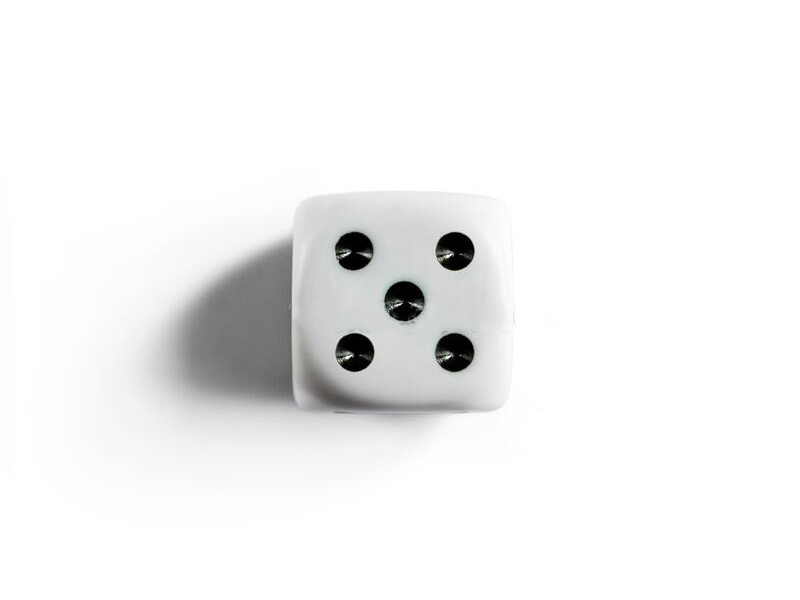
#> input picture DiceResearch/dice2.png, 800 x 600 px, found by its file name
$ jupyter execute dicerecognition.ipynb   (shell and % lines are left out)
#> lines starting #> are read from the running program, lines starting #| are printed output that depends on the picture; after the words box and inside, x2 and y2 are one past the last pixel; in counts of white or black regions, pixels touching at a corner belong together
# **Image Processing - Groep: Traffic**

### *Miguel, Sebbe en Samir*

**Bronnen**:

https://github.com/BenyaminZojaji/Dice-Recognition/blob/main/dice_recognition.ipynb

https://docs.opencv.org/4.x/dd/d1a/group__imgproc__feature.html#ga04723e007ed888ddf11d9ba04e2232de

https://docs.opencv.org/4.x/dd/d1a/group__imgproc__feature.html#ga47849c3be0d0406ad3ca45db65a25d2d

<br>

**Extra informatie - Word document:**

https://hogeschoolpxl-my.sharepoint.com/:w:/g/personal/12100407_student_pxl_be/EetU3HRKMhVGloBa1NJMx1oB-EbDLSCNoqkjaIxLAqzcpg?e=mWOEN8

## Importeer libraries

[cell 1]
import cv2
import numpy as np
import matplotlib.pyplot as plt

## Verzamel Afbeeldingen

Al deze afbeeldingen zijn ontwatermerkt en verschaald naar 800x600.

## Dice 2

[cell 2]
# Afbeelding inlezen
img2 = cv2.imread('dice2.png')
#> img2 is the input picture: shape (600, 800, 3); mean B, G, R 242.2, 242.3, 242.1

# CV2 leest standaard afbeeldingen in BGR in, vandaar de conversie naar RGB
rgb_img2 = cv2.cvtColor(img2, cv2.COLOR_BGR2RGB)

# Ook verwacht matplotlib rgb image ipv bgr voor kleur foto's
plt.imshow(rgb_img2)
plt.show()

# Histogram
histSize = 256
histRange = (0, 256)

bgr_planes = cv2.split(img2)
b_hist = cv2.calcHist(bgr_planes, [0], None, [histSize], histRange, accumulate=False)
#> b_hist = 256 values, max 330488 at index 255, min 9 at index 76, mean 1875
g_hist = cv2.calcHist(bgr_planes, [1], None, [histSize], histRange, accumulate=False)
#> g_hist = 256 values, max 330775 at index 255, min 4 at index 73, mean 1875
r_hist = cv2.calcHist(bgr_planes, [2], None, [histSize], histRange, accumulate=False)
#> r_hist = 256 values, max 330063 at index 255, min 7 at index 70, mean 1875

hist_w = 512
hist_h = 400
bin_w = int(round( hist_w/histSize ))

cv2.normalize(b_hist, b_hist, alpha=0, beta=hist_h, norm_type=cv2.NORM_MINMAX)
cv2.normalize(g_hist, g_hist, alpha=0, beta=hist_h, norm_type=cv2.NORM_MINMAX)
cv2.normalize(r_hist, r_hist, alpha=0, beta=hist_h, norm_type=cv2.NORM_MINMAX)

histImage = np.zeros((hist_h, hist_w, 3), dtype=np.uint8)

for i in range(1, histSize):
    cv2.line(histImage, ( bin_w*(i-1), hist_h - int(b_hist[i-1]) ),
            ( bin_w*(i), hist_h - int(b_hist[i]) ),
            ( 255, 0, 0), thickness=2)
    cv2.line(histImage, ( bin_w*(i-1), hist_h - int(g_hist[i-1]) ),
            ( bin_w*(i), hist_h - int(g_hist[i]) ),
            ( 0, 255, 0), thickness=2)
    cv2.line(histImage, ( bin_w*(i-1), hist_h - int(r_hist[i-1]) ),
            ( bin_w*(i), hist_h - int(r_hist[i]) ),
            ( 0, 0, 255), thickness=2)

plt.imshow(histImage)
plt.show()

# Converteert de originele img afbeelding naar gray
# Waarom? 1 kanaal == simpeler & handig voor edge detection
gray_img = cv2.cvtColor(img2, cv2.COLOR_BGR2GRAY)

# cv2.Canny(afbeelding,lageTH, hogeTH, apertureSize = 3 recommended) zie bronnen
# afbeelding input is 8 bit nodig -> dus 1 kanaals gray_img
detected_edges = cv2.Canny(gray_img, 30, 100, apertureSize=3)
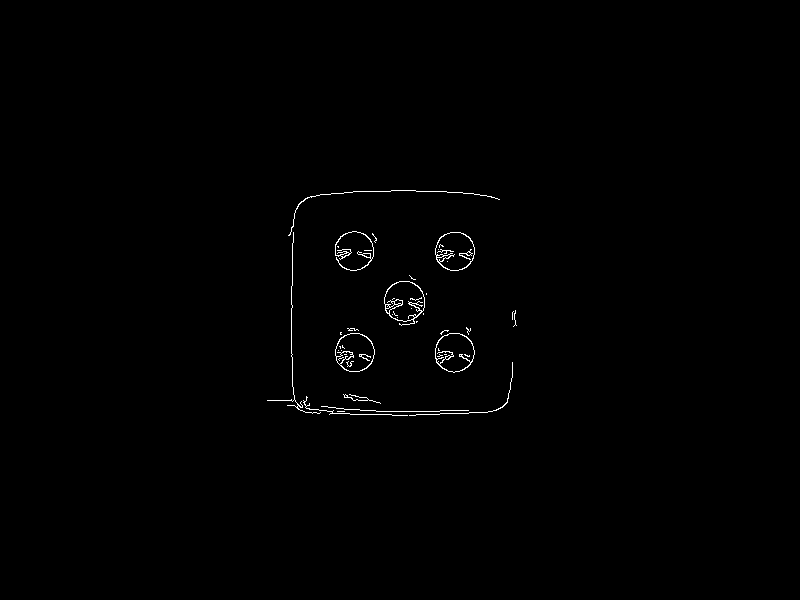
#> detected_edges: shape (600, 800); 0.51% white in thin lines or dots, all inside (x1, y1, x2, y2) = (267, 190, 517, 416)

# Zie uitleg van HoughCircles, helemaal onderaan
circles = cv2.HoughCircles(detected_edges, cv2.HOUGH_GRADIENT, 1, minDist=20,
                            param1=50, param2=25, minRadius=0, maxRadius=30)
#> circles = [[403.5, 300.5, 21], [454.5, 250.5, 18.5], [454.5, 351.5, 20.2], [353.5, 350.5, 19.4], [353.5, 250.5, 18.5]]

# Check if any circles were detected
if circles is not None:
    circles = np.round(circles[0, :]).astype("int")
#> circles = [[404, 300, 21], [454, 250, 18], [454, 352, 20], [354, 350, 19], [354, 250, 18]]
    print(circles)
#| [[404 300  21]
#|  [454 250  18]
#|  [454 352  20]
#> (further printed lines are left out)
    for (x, y, r) in circles:
        cv2.circle(rgb_img2, (x, y), r, (0, 255, 0), 4)
#> this loop made 5 passes
else:
    print("No circles were detected.")
    plt.imshow(detected_edges, cmap='gray')


for i in circles:
    # draw the outer circle
    cv2.circle(rgb_img2,(int(i[0]),int(i[1])),int(i[2]),(0,255,0),2)
    # draw the center of the circle
    cv2.circle(rgb_img2,(int(i[0]),int(i[1])),2,(0,0,255),3)
#> this loop made 5 passes


plt.imshow(rgb_img2)
plt.show()
print(len(circles))
#| 5

## Dice 3

[cell 3]
# Afbeelding inlezen
img3 = cv2.imread('dice3.png')
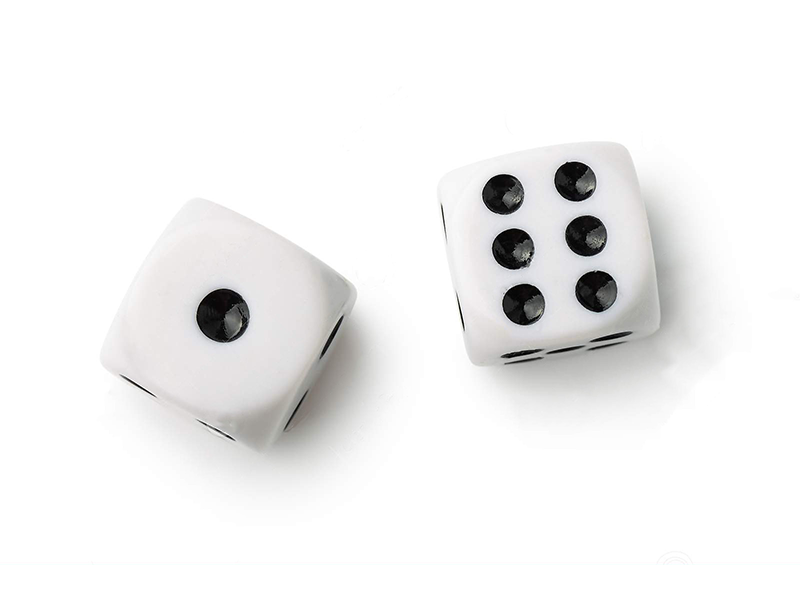
#> input picture DiceResearch/dice3.png, 800 x 600 px, found by its file name
#> img3 is the input picture: shape (600, 800, 3); mean B, G, R 241, 241.1, 241.3

# CV2 leest standaard afbeeldingen in BGR in, vandaar de conversie naar RGB
rgb_img3 = cv2.cvtColor(img3, cv2.COLOR_BGR2RGB)

# Ook verwacht matplotlib rgb image ipv bgr voor kleur foto's
plt.imshow(rgb_img3)
plt.show()

# Histogram
histSize = 256
histRange = (0, 256)

bgr_planes = cv2.split(img3)
b_hist = cv2.calcHist(bgr_planes, [0], None, [histSize], histRange, accumulate=False)
#> b_hist = 256 values, max 323508 at index 255, min 26 at index 48, mean 1875
g_hist = cv2.calcHist(bgr_planes, [1], None, [histSize], histRange, accumulate=False)
#> g_hist = 256 values, max 324343 at index 255, min 29 at index 57, mean 1875
r_hist = cv2.calcHist(bgr_planes, [2], None, [histSize], histRange, accumulate=False)
#> r_hist = 256 values, max 324356 at index 255, min 30 at index 54, mean 1875

hist_w = 512
hist_h = 400
bin_w = int(round( hist_w/histSize ))

cv2.normalize(b_hist, b_hist, alpha=0, beta=hist_h, norm_type=cv2.NORM_MINMAX)
cv2.normalize(g_hist, g_hist, alpha=0, beta=hist_h, norm_type=cv2.NORM_MINMAX)
cv2.normalize(r_hist, r_hist, alpha=0, beta=hist_h, norm_type=cv2.NORM_MINMAX)

histImage = np.zeros((hist_h, hist_w, 3), dtype=np.uint8)

for i in range(1, histSize):
    cv2.line(histImage, ( bin_w*(i-1), hist_h - int(b_hist[i-1]) ),
            ( bin_w*(i), hist_h - int(b_hist[i]) ),
            ( 255, 0, 0), thickness=2)
    cv2.line(histImage, ( bin_w*(i-1), hist_h - int(g_hist[i-1]) ),
            ( bin_w*(i), hist_h - int(g_hist[i]) ),
            ( 0, 255, 0), thickness=2)
    cv2.line(histImage, ( bin_w*(i-1), hist_h - int(r_hist[i-1]) ),
            ( bin_w*(i), hist_h - int(r_hist[i]) ),
            ( 0, 0, 255), thickness=2)

plt.imshow(histImage)
plt.show()

# Converteert de originele img afbeelding naar gray
# Waarom? 1 kanaal == simpeler & handig voor edge detection
gray_img = cv2.cvtColor(img3, cv2.COLOR_BGR2GRAY)

# cv2.Canny(afbeelding,lageTH, hogeTH, apertureSize = 3 recommended) zie bronnen
# afbeelding input is 8 bit nodig -> dus 1 kanaals gray_img
detected_edges = cv2.Canny(gray_img, 30, 100, apertureSize=3)

# Zie uitleg van HoughCircles, helemaal onderaan
circles = cv2.HoughCircles(detected_edges, cv2.HOUGH_GRADIENT, 1, minDist=20,
                            param1=50, param2=25, minRadius=0, maxRadius=30)
#> circles = [[221.5, 314.5, 27.2], [585.5, 231.5, 23], [502.5, 191.5, 18.5], [571.5, 179.5, 18.3], [519.5, 300.5, 18.8], [511.5, 246.5, 17.6], [594.5, 286.5, 18.8]]

# Check if any circles were detected
if circles is not None:
    circles = np.round(circles[0, :]).astype("int")
#> circles = [[222, 314, 27], [586, 232, 23], [502, 192, 18], [572, 180, 18], [520, 300, 19], [512, 246, 18], [594, 286, 19]]
    print(circles)
#| [[222 314  27]
#|  [586 232  23]
#|  [502 192  18]
#> (further printed lines are left out)
    for (x, y, r) in circles:
        cv2.circle(rgb_img3, (x, y), r, (0, 255, 0), 4)
#> this loop made 7 passes
else:
    print("No circles were detected.")
    plt.imshow(detected_edges, cmap='gray')


for i in circles:
    # draw the outer circle
    cv2.circle(rgb_img3,(int(i[0]),int(i[1])),int(i[2]),(0,255,0),2)
    # draw the center of the circle
    cv2.circle(rgb_img3,(int(i[0]),int(i[1])),2,(0,0,255),3)
#> this loop made 7 passes


plt.imshow(rgb_img3)
plt.show()
print(len(circles))
#| 7

## Dice 4

[cell 4]
# Afbeelding inlezen
img4 = cv2.imread('dice4.png')
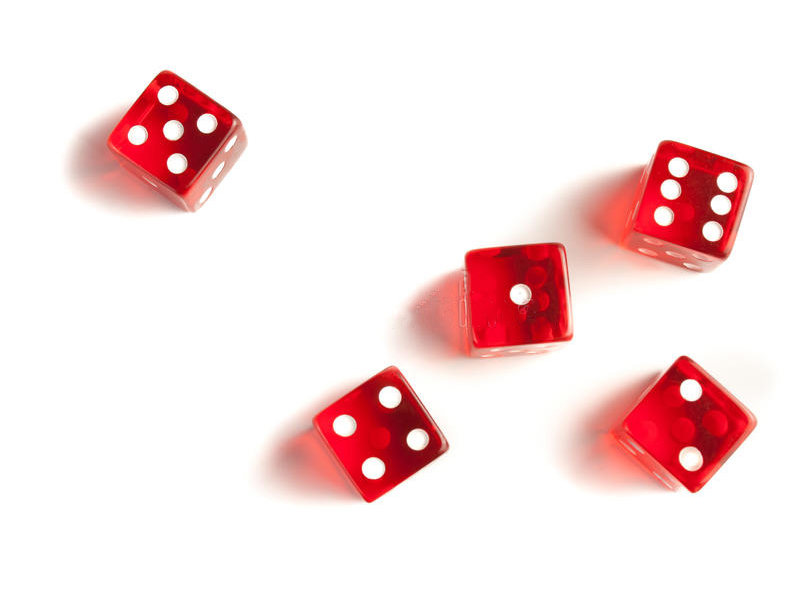
#> input picture DiceResearch/dice4.png, 800 x 600 px, found by its file name
#> img4 is the input picture: shape (600, 800, 3); mean B, G, R 225.1, 224.8, 247.6

# CV2 leest standaard afbeeldingen in BGR in, vandaar de conversie naar RGB
rgb_img4 = cv2.cvtColor(img4, cv2.COLOR_BGR2RGB)

# Ook verwacht matplotlib rgb image ipv bgr voor kleur foto's
plt.imshow(rgb_img4)
plt.show()

# Histogram
histSize = 256
histRange = (0, 256)

bgr_planes = cv2.split(img4)
b_hist = cv2.calcHist(bgr_planes, [0], None, [histSize], histRange, accumulate=False)
#> b_hist = 256 values, max 362599 at index 255, min 14 at index 1, mean 1875
g_hist = cv2.calcHist(bgr_planes, [1], None, [histSize], histRange, accumulate=False)
#> g_hist = 256 values, max 367820 at index 255, min 54 at index 49, mean 1875
r_hist = cv2.calcHist(bgr_planes, [2], None, [histSize], histRange, accumulate=False)
#> r_hist = 256 values, max 374440 at index 255, min 0 at index 0, mean 1875

hist_w = 512
hist_h = 400
bin_w = int(round( hist_w/histSize ))

cv2.normalize(b_hist, b_hist, alpha=0, beta=hist_h, norm_type=cv2.NORM_MINMAX)
cv2.normalize(g_hist, g_hist, alpha=0, beta=hist_h, norm_type=cv2.NORM_MINMAX)
cv2.normalize(r_hist, r_hist, alpha=0, beta=hist_h, norm_type=cv2.NORM_MINMAX)

histImage = np.zeros((hist_h, hist_w, 3), dtype=np.uint8)

for i in range(1, histSize):
    cv2.line(histImage, ( bin_w*(i-1), hist_h - int(b_hist[i-1]) ),
            ( bin_w*(i), hist_h - int(b_hist[i]) ),
            ( 255, 0, 0), thickness=2)
    cv2.line(histImage, ( bin_w*(i-1), hist_h - int(g_hist[i-1]) ),
            ( bin_w*(i), hist_h - int(g_hist[i]) ),
            ( 0, 255, 0), thickness=2)
    cv2.line(histImage, ( bin_w*(i-1), hist_h - int(r_hist[i-1]) ),
            ( bin_w*(i), hist_h - int(r_hist[i]) ),
            ( 0, 0, 255), thickness=2)

plt.imshow(histImage)
plt.show()

# Converteert de originele img afbeelding naar gray
# Waarom? 1 kanaal == simpeler & handig voor edge detection
gray_img = cv2.cvtColor(img4, cv2.COLOR_BGR2GRAY)

# cv2.Canny(afbeelding,lageTH, hogeTH, apertureSize = 3 recommended) zie bronnen
# afbeelding input is 8 bit nodig -> dus 1 kanaals gray_img
detected_edges = cv2.Canny(gray_img, 30, 100, apertureSize=3)

# Zie uitleg van HoughCircles, helemaal onderaan
circles = cv2.HoughCircles(detected_edges, cv2.HOUGH_GRADIENT, 1, minDist=20,
                            param1=50, param2=25, minRadius=0, maxRadius=30)
#> circles = 18 rows, first 8: [712.5, 230.5, 11.4], [373.5, 466.5, 11], [689.5, 457.5, 13], [726.5, 182.5, 11.6], [692.5, 388.5, 11.8], [671.5, 189.5, 10.3], [176.5, 162.5, 11.5], [677.5, 167.5, 9.6]

# Check if any circles were detected
if circles is not None:
    circles = np.round(circles[0, :]).astype("int")
#> circles = 18 rows, first 8: [712, 230, 11], [374, 466, 11], [690, 458, 13], [726, 182, 12], [692, 388, 12], [672, 190, 10], [176, 162, 12], [678, 168, 10]
    print(circles)
#> (printed output is left out)
    for (x, y, r) in circles:
        cv2.circle(rgb_img4, (x, y), r, (0, 255, 0), 4)
#> this loop made 18 passes
else:
    print("No circles were detected.")
    plt.imshow(detected_edges, cmap='gray')


for i in circles:
    # draw the outer circle
    cv2.circle(rgb_img4,(int(i[0]),int(i[1])),int(i[2]),(0,255,0),2)
    # draw the center of the circle
    cv2.circle(rgb_img4,(int(i[0]),int(i[1])),2,(0,0,255),3)
#> this loop made 18 passes


plt.imshow(rgb_img4)
plt.show()
print(len(circles))
#| 18

## Dice 5

[cell 5]
# Afbeelding inlezen
img5 = cv2.imread('dice5.png')
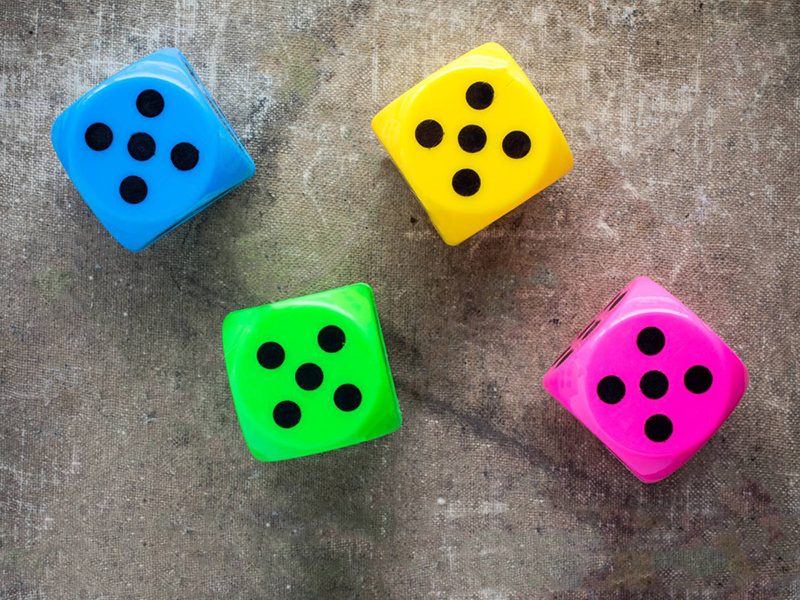
#> input picture DiceResearch/dice5.png, 800 x 600 px, found by its file name
#> img5 is the input picture: shape (600, 800, 3); mean B, G, R 110, 123, 124.4

# CV2 leest standaard afbeeldingen in BGR in, vandaar de conversie naar RGB
rgb_img5 = cv2.cvtColor(img5, cv2.COLOR_BGR2RGB)

# Ook verwacht matplotlib rgb image ipv bgr voor kleur foto's
plt.imshow(rgb_img5)
plt.show()


# Split kleuren voor histogram
bgr_planes = cv2.split(img5)

# Histogram
histSize = 256
histRange = (0, 256)

b_hist = cv2.calcHist(bgr_planes, [0], None, [histSize], histRange, accumulate=False)
#> b_hist = 256 values, max 6437 at index 0, min 175 at index 225, mean 1875
g_hist = cv2.calcHist(bgr_planes, [1], None, [histSize], histRange, accumulate=False)
#> g_hist = 256 values, max 4532 at index 118, min 295 at index 32, mean 1875
r_hist = cv2.calcHist(bgr_planes, [2], None, [histSize], histRange, accumulate=False)
#> r_hist = 256 values, max 14958 at index 0, min 139 at index 223, mean 1875

hist_w = 512
hist_h = 400
bin_w = int(round( hist_w/histSize ))

cv2.normalize(b_hist, b_hist, alpha=0, beta=hist_h, norm_type=cv2.NORM_MINMAX)
cv2.normalize(g_hist, g_hist, alpha=0, beta=hist_h, norm_type=cv2.NORM_MINMAX)
cv2.normalize(r_hist, r_hist, alpha=0, beta=hist_h, norm_type=cv2.NORM_MINMAX)


histImage = np.zeros((hist_h, hist_w, 3), dtype=np.uint8)

for i in range(1, histSize):
    cv2.line(histImage, ( bin_w*(i-1), hist_h - int(b_hist[i-1]) ),
            ( bin_w*(i), hist_h - int(b_hist[i]) ),
            ( 255, 0, 0), thickness=2)
    cv2.line(histImage, ( bin_w*(i-1), hist_h - int(g_hist[i-1]) ),
            ( bin_w*(i), hist_h - int(g_hist[i]) ),
            ( 0, 255, 0), thickness=2)
    cv2.line(histImage, ( bin_w*(i-1), hist_h - int(r_hist[i-1]) ),
            ( bin_w*(i), hist_h - int(r_hist[i]) ),
            ( 0, 0, 255), thickness=2)

plt.imshow(histImage)
plt.show()

# Origineel kopieeren naar new_image
new_image = np.zeros(img5.shape, img5.dtype)

# Contrast- en helderheid instellen
alpha = 0.30 # Simple contrast control
beta = 0    # Simple brightness control

# Itereren over elke pixel
for y in range(img5.shape[0]):
    for x in range(img5.shape[1]):
        for c in range(img5.shape[2]):
            # Pixelwaarde aanpassen voor contrast en helderheid
            new_image[y,x,c] = np.clip(alpha*img5[y,x,c] + beta, 0, 255)

# Converteert de aangepaste contrast/helderheid img afbeelding naar gray
# Waarom? 1 kanaal == simpeler & handig voor edge detection
gray_img = cv2.cvtColor(new_image, cv2.COLOR_BGR2GRAY)


# cv2.Canny(afbeelding,lageTH, hogeTH, apertureSize = 3 recommended) zie bronnen
# afbeelding input is 8 bit nodig -> dus 1 kanaals gray_img
detected_edges = cv2.Canny(gray_img, 30, 100, apertureSize=3)

# Zie uitleg van HoughCircles, helemaal onderaan
circles = cv2.HoughCircles(detected_edges, cv2.HOUGH_GRADIENT, 1, minDist=20,
                            param1=210, param2=20, minRadius=0, maxRadius=20)
#> circles = 20 rows, first 8: [148.5, 102.5, 14.1], [470.5, 138.5, 14.4], [653.5, 385.5, 14.5], [478.5, 94.5, 14.1], [658.5, 426.5, 14.1], [515.5, 144.5, 15], [697.5, 378.5, 13.4], [270.5, 354.5, 13]

# Check if any circles were detected
if circles is not None:
    circles = np.round(circles[0, :]).astype("int")
#> circles = 20 rows, first 8: [148, 102, 14], [470, 138, 14], [654, 386, 14], [478, 94, 14], [658, 426, 14], [516, 144, 15], [698, 378, 13], [270, 354, 13]
    print(circles)
#> (printed output is left out)
    for (x, y, r) in circles:
        cv2.circle(new_image, (x, y), r, (0, 255, 0), 4)
#> this loop made 20 passes
    plt.imshow(new_image)
    plt.show()
else:
    print("No circles were detected.")
    plt.imshow(detected_edges, cmap='gray')

plt.show()
print(len(circles))
#| 20

## Dice 6

[cell 6]
# Afbeelding inlezen
img6 = cv2.imread('dice6.png')
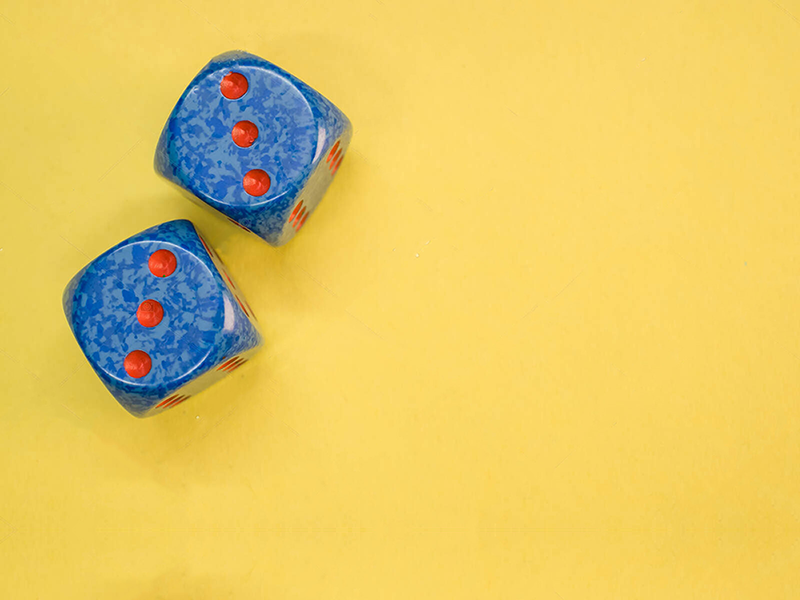
#> input picture DiceResearch/dice6.png, 800 x 600 px, found by its file name
#> img6 is the input picture: shape (600, 800, 3); mean B, G, R 102.1, 200.5, 227.6

# CV2 leest standaard afbeeldingen in BGR in, vandaar de conversie naar RGB
rgb_img6 = cv2.cvtColor(img6, cv2.COLOR_BGR2RGB)
plt.imshow(rgb_img6)
plt.show()

# Blauw afzonderen
b, g, r = cv2.split(img6)
g = g * 0
r = r * 0

rgb_img6 = cv2.merge((r, g, b))


# Split kleuren voor histogram
bgr_planes = cv2.split(img6)

# Histogram
histSize = 256
histRange = (0, 256)

b_hist = cv2.calcHist(bgr_planes, [0], None, [histSize], histRange, accumulate=False)
#> b_hist = 256 values, max 30077 at index 100, min 0 at index 247, mean 1875
g_hist = cv2.calcHist(bgr_planes, [1], None, [histSize], histRange, accumulate=False)
#> g_hist = 256 values, max 52070 at index 214, min 0 at index 0, mean 1875
r_hist = cv2.calcHist(bgr_planes, [2], None, [histSize], histRange, accumulate=False)
#> r_hist = 256 values, max 47980 at index 251, min 68 at index 150, mean 1875

hist_w = 512
hist_h = 400
bin_w = int(round( hist_w/histSize ))

cv2.normalize(b_hist, b_hist, alpha=0, beta=hist_h, norm_type=cv2.NORM_MINMAX)
cv2.normalize(g_hist, g_hist, alpha=0, beta=hist_h, norm_type=cv2.NORM_MINMAX)
cv2.normalize(r_hist, r_hist, alpha=0, beta=hist_h, norm_type=cv2.NORM_MINMAX)

histImage = np.zeros((hist_h, hist_w, 3), dtype=np.uint8)

for i in range(1, histSize):
    cv2.line(histImage, ( bin_w*(i-1), hist_h - int(b_hist[i-1]) ),
            ( bin_w*(i), hist_h - int(b_hist[i]) ),
            ( 255, 0, 0), thickness=2)
    cv2.line(histImage, ( bin_w*(i-1), hist_h - int(g_hist[i-1]) ),
            ( bin_w*(i), hist_h - int(g_hist[i]) ),
            ( 0, 255, 0), thickness=2)
    cv2.line(histImage, ( bin_w*(i-1), hist_h - int(r_hist[i-1]) ),
            ( bin_w*(i), hist_h - int(r_hist[i]) ),
            ( 0, 0, 255), thickness=2)

plt.imshow(histImage)
plt.show()

# Converteert de blauw afgezonderde img naar gray
# Waarom? 1 kanaal == simpeler & handig voor edge detection
gray_img = cv2.cvtColor(rgb_img6, cv2.COLOR_RGB2GRAY)

# cv2.Canny(afbeelding,lageTH, hogeTH, apertureSize = 3 recommended) zie bronnen
# afbeelding input is 8 bit nodig -> dus 1 kanaals gray_img
detected_edges = cv2.Canny(rgb_img6, 170, 420, apertureSize=3)  # Adjusted thresholds

# Zie uitleg van HoughCircles, helemaal onderaan
circles = cv2.HoughCircles(detected_edges, cv2.HOUGH_GRADIENT, 1, minDist=20,
                            param1=210, param2=20, minRadius=0, maxRadius=50)  # Reduced param2
#> circles = [[137.5, 363.5, 13], [162.5, 262.5, 14.7], [148.5, 312.5, 13.4], [256.5, 183.5, 13.6], [233.5, 84.5, 13.4], [243.5, 135.5, 12.2]]

# Check if any circles were detected
if circles is not None:
    circles = np.round(circles[0, :]).astype("int")
#> circles = [[138, 364, 13], [162, 262, 15], [148, 312, 13], [256, 184, 14], [234, 84, 13], [244, 136, 12]]
    print(circles)
#| [[138 364  13]
#|  [162 262  15]
#|  [148 312  13]
#> (further printed lines are left out)
    for (x, y, r) in circles:
        cv2.circle(rgb_img6, (x, y), r, (0, 255, 0), 4)
#> this loop made 6 passes
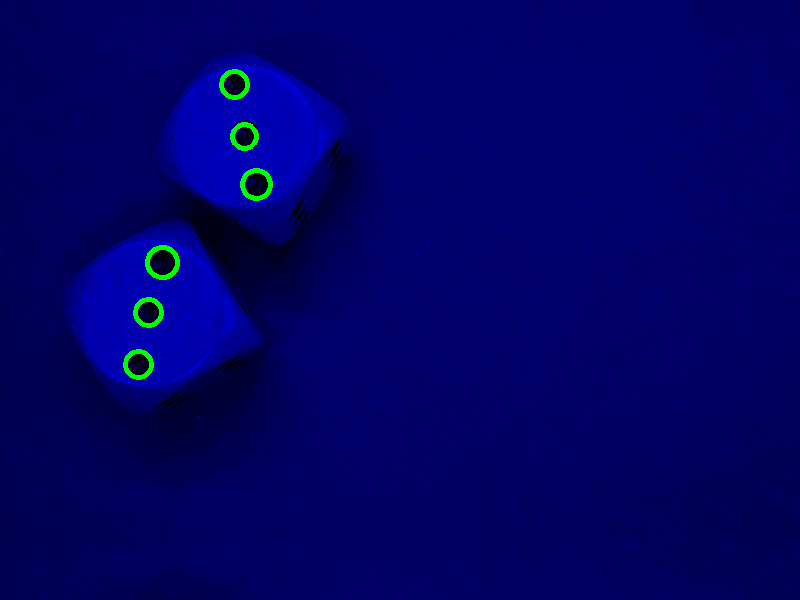
#> rgb_img6: shape (600, 800, 3); mean R, G, B 0, 1.3, 101.6
    plt.imshow(rgb_img6)
    plt.show()
else:
    print("No circles were detected.")
    plt.imshow(detected_edges, cmap='gray')

plt.show()
print(len(circles))
#| 6
